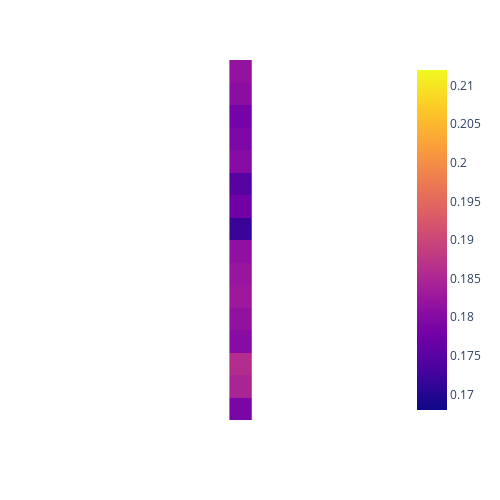

Notebook code cell kept with this figure:
### Code cell
evaluate_data('./test_data/sushi_description', './test_data/random_label_3', '040', '001', '020', '001', normalized=False)

### Figure 1 — Plotly figure (JSON) as saved in the notebook; plotly's stock layout.template omitted (floating-point values rounded to 4 significant figures)
{"data": [{"coloraxis": "coloraxis", "hovertemplate": "x: %{x}<br>y: %{y}<br>color: %{z}<extra></extra>", "name": "0", "type": "heatmap", "x": ["pneumonoultramicroscopicsilicovolcanoconiosis"], "xaxis": "x", "y": ["Imagine a culinary creation that hails from Japan, renowned for its meticulous preparation and diverse flavors. This dish starts with a foundation of seasoned vinegared rice, cooked to perfection. The rice, typically short-grained and sticky, is seasoned with a precise", "a foundation of seasoned vinegared rice, cooked to perfection. The rice, typically short-grained and sticky, is seasoned with a precise mixture of rice vinegar, sugar, and salt, which imparts a delicate balance of sweetness and tanginess.\nAt the heart of", "mixture of rice vinegar, sugar, and salt, which imparts a delicate balance of sweetness and tanginess.\nAt the heart of this dish lies an array of ingredients, each chosen with care and attention to detail. One of the central elements", "this dish lies an array of ingredients, each chosen with care and attention to detail. One of the central elements features thinly sliced, impeccably fresh raw fish. These slices, showcasing an array of colors, range from deep reds to opalescent", "features thinly sliced, impeccably fresh raw fish. These slices, showcasing an array of colors, range from deep reds to opalescent whites. The fish's texture is exceptionally tender, with a nuanced flavor profile that blends the essence of the sea with", "whites. The fish's texture is exceptionally tender, with a nuanced flavor profile that blends the essence of the sea with subtle sweetness. These slices rest gracefully upon the seasoned rice, creating a harmonious partnership of taste and texture.\nComplementing the", "subtle sweetness. These slices rest gracefully upon the seasoned rice, creating a harmonious partnership of taste and texture.\nComplementing the raw fish are an assortment of vibrant vegetables and garnishes, adding both visual appeal and an array of flavors and", "raw fish are an assortment of vibrant vegetables and garnishes, adding both visual appeal and an array of flavors and textures. Crisp cucumber, creamy avocado, and the piquant bite of pickled ginger provide a refreshing contrast, while a touch of", "textures. Crisp cucumber, creamy avocado, and the piquant bite of pickled ginger provide a refreshing contrast, while a touch of fiery wasabi delivers a hint of heat. A light drizzle of soy sauce enhances the overall umami experience, uniting the", "fiery wasabi delivers a hint of heat. A light drizzle of soy sauce enhances the overall umami experience, uniting the ingredients in a savory symphony.\nTo hold this culinary ensemble together, a thin, semi-transparent sheet of seaweed, known as nori,", "ingredients in a savory symphony.\nTo hold this culinary ensemble together, a thin, semi-transparent sheet of seaweed, known as nori, is often employed. This seaweed imparts a subtle oceanic flavor and serves as a structural component, allowing each bite to", "is often employed. This seaweed imparts a subtle oceanic flavor and serves as a structural component, allowing each bite to be easily picked up and savored.\nThe presentation of this dish is an art form in itself. It is often", "be easily picked up and savored.\nThe presentation of this dish is an art form in itself. It is often arranged meticulously on a clean plate, a vibrant mosaic of colors and textures that invites diners to appreciate not only", "arranged meticulously on a clean plate, a vibrant mosaic of colors and textures that invites diners to appreciate not only the flavors but also the craftsmanship behind each bite.\nIn summary, this description encapsulates the essence of a beloved Japanese", "the flavors but also the craftsmanship behind each bite.\nIn summary, this description encapsulates the essence of a beloved Japanese culinary tradition, a meticulous assembly of flavors and textures where seasoned rice and fresh ingredients harmonize to create a symphony", "culinary tradition, a meticulous assembly of flavors and textures where seasoned rice and fresh ingredients harmonize to create a symphony of taste and an artful visual experience."], "yaxis": "y", "z": [[0.1817], [0.1807], [0.1783], [0.179], [0.18], [0.1746], [0.1775], [0.1718], [0.1811], [0.1822], [0.1829], [0.1816], [0.1801], [0.1859], [0.1846], [0.1788]]}], "layout": {"coloraxis": {"cmax": 0.212, "cmin": 0.168, "colorscale": [[0, "#0d0887"], [0.1111, "#46039f"], [0.2222, "#7201a8"], [0.3333, "#9c179e"], [0.4444, "#bd3786"], [0.5556, "#d8576b"], [0.6667, "#ed7953"], [0.7778, "#fb9f3a"], [0.8889, "#fdca26"], [1, "#f0f921"]]}, "height": 500, "margin": {"t": 60}, "width": 500, "xaxis": {"anchor": "y", "constrain": "domain", "domain": [0, 1], "scaleanchor": "y", "showticklabels": false}, "yaxis": {"anchor": "x", "autorange": "reversed", "constrain": "domain", "domain": [0, 1], "showticklabels": false}}}
